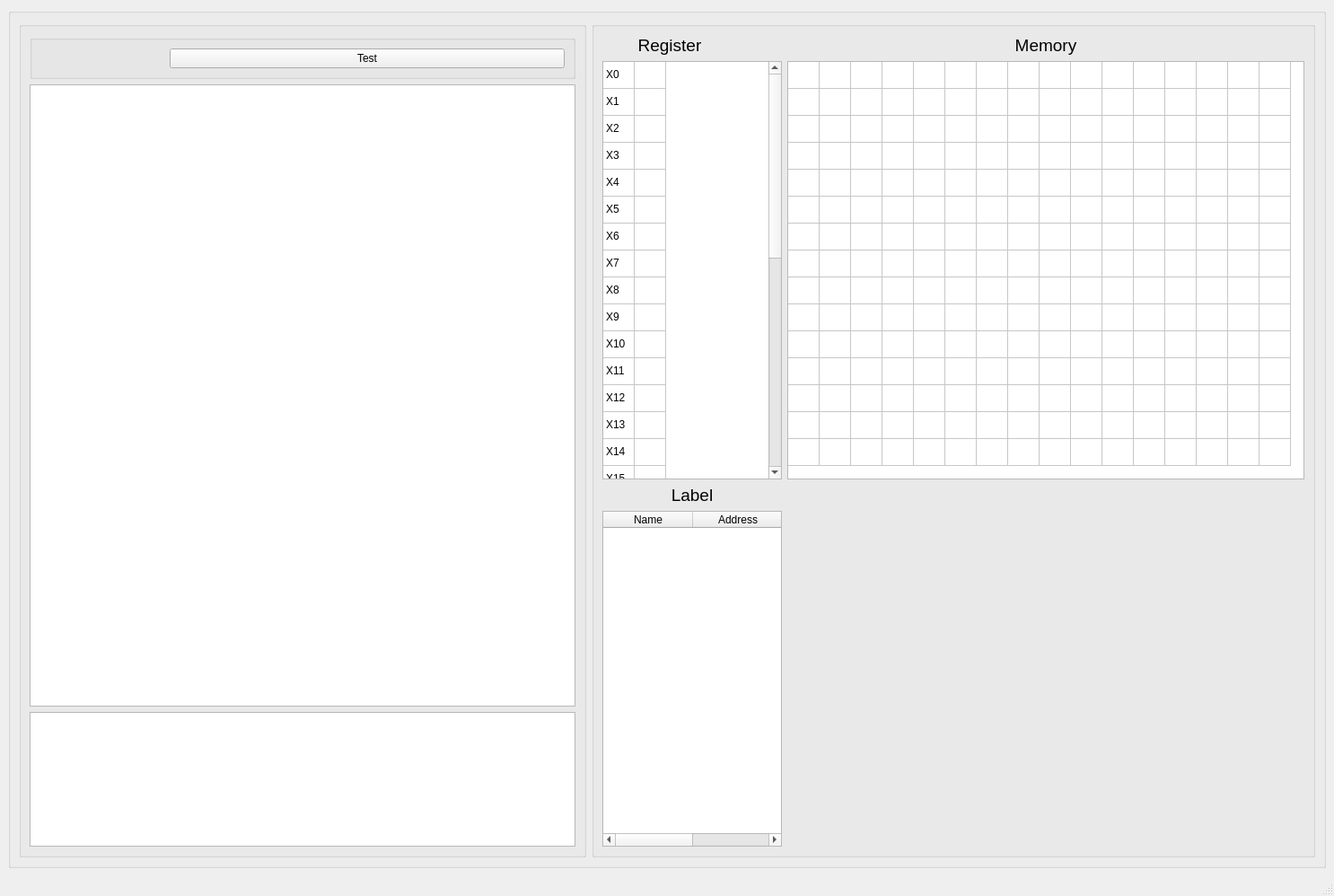
<?xml version="1.0" encoding="UTF-8"?>
<ui version="4.0">
 <class>MainWindow</class>
 <widget class="QMainWindow" name="MainWindow">
  <property name="geometry">
   <rect>
    <x>0</x>
    <y>0</y>
    <width>1486</width>
    <height>998</height>
   </rect>
  </property>
  <property name="windowTitle">
   <string>MainWindow</string>
  </property>
  <widget class="QWidget" name="centralwidget">
   <layout class="QGridLayout" name="gridLayout">
    <item row="0" column="0">
     <widget class="QGroupBox" name="groupBox">
      <property name="minimumSize">
       <size>
        <width>1261</width>
        <height>611</height>
       </size>
      </property>
      <property name="title">
       <string/>
      </property>
      <layout class="QGridLayout" name="gridLayout_2">
       <item row="0" column="0">
        <widget class="QGroupBox" name="groupBox_4">
         <property name="title">
          <string/>
         </property>
         <layout class="QGridLayout" name="gridLayout_4">
          <item row="2" column="0">
           <widget class="QTextEdit" name="console">
            <property name="maximumSize">
             <size>
              <width>16777215</width>
              <height>150</height>
             </size>
            </property>
            <property name="readOnly">
             <bool>true</bool>
            </property>
           </widget>
          </item>
          <item row="1" column="0">
           <widget class="CodeEditor" name="codeText">
            <property name="plainText">
             <string/>
            </property>
           </widget>
          </item>
          <item row="0" column="0">
           <widget class="QGroupBox" name="groupBox_2">
            <property name="title">
             <string/>
            </property>
            <layout class="QGridLayout" name="gridLayout_5">
             <item row="0" column="1">
              <widget class="QPushButton" name="assembleButton">
               <property name="maximumSize">
                <size>
                 <width>30</width>
                 <height>30</height>
                </size>
               </property>
               <property name="cursor">
                <cursorShape>PointingHandCursor</cursorShape>
               </property>
               <property name="styleSheet">
                <string notr="true">#assembleButton {
background-color: transparent;
border-image: url(:assemble.png);
background: none;
border: none;
background-repeat: none;
}
#assembleButton:hover { 
	background-color:  yellow;
	
 }</string>
               </property>
               <property name="text">
                <string/>
               </property>
              </widget>
             </item>
             <item row="0" column="3">
              <widget class="QPushButton" name="resetButton">
               <property name="maximumSize">
                <size>
                 <width>30</width>
                 <height>30</height>
                </size>
               </property>
               <property name="cursor">
                <cursorShape>PointingHandCursor</cursorShape>
               </property>
               <property name="mouseTracking">
                <bool>false</bool>
               </property>
               <property name="tabletTracking">
                <bool>false</bool>
               </property>
               <property name="styleSheet">
                <string notr="true">#resetButton {
background-color: transparent;
border-image: url(:reset.png);
background: none;
border: none;
background-repeat: none;
}

#resetButton:hover { 
	background-color:  yellow;
	
 }
</string>
               </property>
               <property name="text">
                <string/>
               </property>
               <property name="flat">
                <bool>false</bool>
               </property>
              </widget>
             </item>
             <item row="0" column="2">
              <widget class="QPushButton" name="stepButton">
               <property name="maximumSize">
                <size>
                 <width>30</width>
                 <height>30</height>
                </size>
               </property>
               <property name="cursor">
                <cursorShape>PointingHandCursor</cursorShape>
               </property>
               <property name="styleSheet">
                <string notr="true">#stepButton {
background-color: transparent;
border-image: url(:runStep.png);
background: none;
border: none;
background-repeat: none;
}
#stepButton:hover { 
	background-color:  yellow;
 }</string>
               </property>
               <property name="text">
                <string/>
               </property>
              </widget>
             </item>
             <item row="0" column="4">
              <widget class="QPushButton" name="testButton">
               <property name="text">
                <string>Test</string>
               </property>
              </widget>
             </item>
             <item row="0" column="0">
              <widget class="QPushButton" name="RunAll">
               <property name="maximumSize">
                <size>
                 <width>30</width>
                 <height>30</height>
                </size>
               </property>
               <property name="cursor">
                <cursorShape>PointingHandCursor</cursorShape>
               </property>
               <property name="styleSheet">
                <string notr="true">#RunAll {
background-color: transparent;
border-image: url(:runAll.png);
background: none;
border: none;
background-repeat: none;
}
#RunAll:hover { 
	background-color:  yellow;
	
 }</string>
               </property>
               <property name="text">
                <string/>
               </property>
              </widget>
             </item>
            </layout>
           </widget>
          </item>
         </layout>
        </widget>
       </item>
       <item row="0" column="1">
        <widget class="QGroupBox" name="groupBox_3">
         <property name="title">
          <string/>
         </property>
         <layout class="QGridLayout" name="gridLayout_3">
          <item row="2" column="1" colspan="2">
           <widget class="QTableWidget" name="tableWidget_2">
            <property name="sizePolicy">
             <sizepolicy hsizetype="Expanding" vsizetype="Expanding">
              <horstretch>0</horstretch>
              <verstretch>0</verstretch>
             </sizepolicy>
            </property>
            <property name="minimumSize">
             <size>
              <width>351</width>
              <height>0</height>
             </size>
            </property>
            <property name="font">
             <font>
              <pointsize>9</pointsize>
             </font>
            </property>
            <property name="sizeAdjustPolicy">
             <enum>QAbstractScrollArea::AdjustToContents</enum>
            </property>
            <property name="autoScrollMargin">
             <number>16</number>
            </property>
            <property name="editTriggers">
             <set>QAbstractItemView::NoEditTriggers</set>
            </property>
            <property name="showGrid">
             <bool>true</bool>
            </property>
            <property name="rowCount">
             <number>15</number>
            </property>
            <property name="columnCount">
             <number>16</number>
            </property>
            <attribute name="horizontalHeaderVisible">
             <bool>false</bool>
            </attribute>
            <attribute name="horizontalHeaderMinimumSectionSize">
             <number>10</number>
            </attribute>
            <attribute name="horizontalHeaderDefaultSectionSize">
             <number>35</number>
            </attribute>
            <attribute name="verticalHeaderVisible">
             <bool>false</bool>
            </attribute>
            <attribute name="verticalHeaderMinimumSectionSize">
             <number>15</number>
            </attribute>
            <attribute name="verticalHeaderDefaultSectionSize">
             <number>30</number>
            </attribute>
            <attribute name="verticalHeaderHighlightSections">
             <bool>true</bool>
            </attribute>
            <row/>
            <row/>
            <row/>
            <row/>
            <row/>
            <row/>
            <row/>
            <row/>
            <row/>
            <row/>
            <row/>
            <row/>
            <row/>
            <row/>
            <row/>
            <column>
             <property name="text">
              <string/>
             </property>
             <property name="font">
              <font>
               <pointsize>14</pointsize>
              </font>
             </property>
             <property name="textAlignment">
              <set>AlignCenter</set>
             </property>
            </column>
            <column/>
            <column/>
            <column/>
            <column/>
            <column/>
            <column/>
            <column/>
            <column/>
            <column/>
            <column/>
            <column/>
            <column/>
            <column/>
            <column/>
            <column/>
            <item row="0" column="0">
             <property name="text">
              <string/>
             </property>
            </item>
           </widget>
          </item>
          <item row="5" column="0">
           <widget class="QTableWidget" name="labelTable">
            <property name="maximumSize">
             <size>
              <width>200</width>
              <height>16777215</height>
             </size>
            </property>
            <property name="editTriggers">
             <set>QAbstractItemView::NoEditTriggers</set>
            </property>
            <property name="rowCount">
             <number>0</number>
            </property>
            <attribute name="verticalHeaderVisible">
             <bool>false</bool>
            </attribute>
            <column>
             <property name="text">
              <string>Name</string>
             </property>
            </column>
            <column>
             <property name="text">
              <string>Address</string>
             </property>
            </column>
           </widget>
          </item>
          <item row="2" column="0">
           <widget class="QTableWidget" name="tableWidget">
            <property name="maximumSize">
             <size>
              <width>200</width>
              <height>16777215</height>
             </size>
            </property>
            <property name="cursor" stdset="0">
             <cursorShape>ArrowCursor</cursorShape>
            </property>
            <property name="editTriggers">
             <set>QAbstractItemView::NoEditTriggers</set>
            </property>
            <property name="showGrid">
             <bool>true</bool>
            </property>
            <property name="gridStyle">
             <enum>Qt::SolidLine</enum>
            </property>
            <property name="wordWrap">
             <bool>true</bool>
            </property>
            <property name="cornerButtonEnabled">
             <bool>true</bool>
            </property>
            <property name="rowCount">
             <number>32</number>
            </property>
            <attribute name="horizontalHeaderVisible">
             <bool>false</bool>
            </attribute>
            <attribute name="horizontalHeaderMinimumSectionSize">
             <number>10</number>
            </attribute>
            <attribute name="horizontalHeaderDefaultSectionSize">
             <number>35</number>
            </attribute>
            <attribute name="verticalHeaderVisible">
             <bool>false</bool>
            </attribute>
            <attribute name="verticalHeaderDefaultSectionSize">
             <number>30</number>
            </attribute>
            <row/>
            <row/>
            <row/>
            <row/>
            <row/>
            <row/>
            <row/>
            <row/>
            <row/>
            <row/>
            <row/>
            <row/>
            <row/>
            <row/>
            <row/>
            <row/>
            <row/>
            <row/>
            <row/>
            <row/>
            <row/>
            <row/>
            <row/>
            <row/>
            <row/>
            <row/>
            <row/>
            <row/>
            <row/>
            <row/>
            <row/>
            <row/>
            <column>
             <property name="text">
              <string>Name</string>
             </property>
             <property name="font">
              <font>
               <pointsize>8</pointsize>
              </font>
             </property>
            </column>
            <column>
             <property name="text">
              <string>Values</string>
             </property>
            </column>
            <item row="0" column="0">
             <property name="text">
              <string>X0</string>
             </property>
             <property name="whatsThis">
              <string/>
             </property>
             <property name="font">
              <font>
               <weight>50</weight>
               <bold>false</bold>
               <stylestrategy>PreferAntialias</stylestrategy>
               <kerning>true</kerning>
              </font>
             </property>
            </item>
            <item row="1" column="0">
             <property name="text">
              <string>X1</string>
             </property>
             <property name="font">
              <font>
               <weight>50</weight>
               <bold>false</bold>
              </font>
             </property>
            </item>
            <item row="2" column="0">
             <property name="text">
              <string>X2</string>
             </property>
             <property name="font">
              <font>
               <weight>50</weight>
               <bold>false</bold>
              </font>
             </property>
            </item>
            <item row="2" column="1">
             <property name="text">
              <string/>
             </property>
            </item>
            <item row="3" column="0">
             <property name="text">
              <string>X3</string>
             </property>
             <property name="font">
              <font>
               <weight>50</weight>
               <bold>false</bold>
              </font>
             </property>
            </item>
            <item row="4" column="0">
             <property name="text">
              <string>X4</string>
             </property>
             <property name="font">
              <font>
               <weight>50</weight>
               <bold>false</bold>
              </font>
             </property>
            </item>
            <item row="5" column="0">
             <property name="text">
              <string>X5</string>
             </property>
             <property name="font">
              <font>
               <weight>50</weight>
               <bold>false</bold>
              </font>
             </property>
            </item>
            <item row="6" column="0">
             <property name="text">
              <string>X6</string>
             </property>
             <property name="font">
              <font>
               <weight>50</weight>
               <bold>false</bold>
              </font>
             </property>
            </item>
            <item row="7" column="0">
             <property name="text">
              <string>X7</string>
             </property>
             <property name="font">
              <font>
               <weight>50</weight>
               <bold>false</bold>
              </font>
             </property>
            </item>
            <item row="8" column="0">
             <property name="text">
              <string>X8</string>
             </property>
             <property name="font">
              <font>
               <weight>50</weight>
               <bold>false</bold>
              </font>
             </property>
            </item>
            <item row="9" column="0">
             <property name="text">
              <string>X9</string>
             </property>
             <property name="font">
              <font>
               <weight>50</weight>
               <bold>false</bold>
              </font>
             </property>
            </item>
            <item row="10" column="0">
             <property name="text">
              <string>X10</string>
             </property>
             <property name="font">
              <font>
               <weight>50</weight>
               <bold>false</bold>
              </font>
             </property>
            </item>
            <item row="11" column="0">
             <property name="text">
              <string>X11</string>
             </property>
             <property name="font">
              <font>
               <weight>50</weight>
               <bold>false</bold>
              </font>
             </property>
            </item>
            <item row="12" column="0">
             <property name="text">
              <string>X12</string>
             </property>
             <property name="font">
              <font>
               <weight>50</weight>
               <bold>false</bold>
              </font>
             </property>
            </item>
            <item row="13" column="0">
             <property name="text">
              <string>X13</string>
             </property>
             <property name="font">
              <font>
               <weight>50</weight>
               <bold>false</bold>
              </font>
             </property>
            </item>
            <item row="14" column="0">
             <property name="text">
              <string>X14</string>
             </property>
             <property name="font">
              <font>
               <weight>50</weight>
               <bold>false</bold>
              </font>
             </property>
            </item>
            <item row="15" column="0">
             <property name="text">
              <string>X15</string>
             </property>
             <property name="font">
              <font>
               <weight>50</weight>
               <bold>false</bold>
              </font>
             </property>
            </item>
            <item row="16" column="0">
             <property name="text">
              <string>X16</string>
             </property>
             <property name="font">
              <font>
               <weight>50</weight>
               <bold>false</bold>
              </font>
             </property>
            </item>
            <item row="17" column="0">
             <property name="text">
              <string>X17</string>
             </property>
             <property name="font">
              <font>
               <weight>50</weight>
               <bold>false</bold>
              </font>
             </property>
            </item>
            <item row="18" column="0">
             <property name="text">
              <string>X18</string>
             </property>
             <property name="font">
              <font>
               <weight>50</weight>
               <bold>false</bold>
              </font>
             </property>
            </item>
            <item row="19" column="0">
             <property name="text">
              <string>X19</string>
             </property>
             <property name="font">
              <font>
               <weight>50</weight>
               <bold>false</bold>
              </font>
             </property>
            </item>
            <item row="20" column="0">
             <property name="text">
              <string>X20</string>
             </property>
             <property name="font">
              <font>
               <weight>50</weight>
               <bold>false</bold>
              </font>
             </property>
            </item>
            <item row="21" column="0">
             <property name="text">
              <string>X21</string>
             </property>
             <property name="font">
              <font>
               <weight>50</weight>
               <bold>false</bold>
              </font>
             </property>
            </item>
            <item row="22" column="0">
             <property name="text">
              <string>X22</string>
             </property>
             <property name="font">
              <font>
               <weight>50</weight>
               <bold>false</bold>
              </font>
             </property>
            </item>
            <item row="23" column="0">
             <property name="text">
              <string>X23</string>
             </property>
             <property name="font">
              <font>
               <weight>50</weight>
               <bold>false</bold>
              </font>
             </property>
            </item>
            <item row="24" column="0">
             <property name="text">
              <string>X24</string>
             </property>
             <property name="font">
              <font>
               <weight>50</weight>
               <bold>false</bold>
              </font>
             </property>
            </item>
            <item row="25" column="0">
             <property name="text">
              <string>X25</string>
             </property>
             <property name="font">
              <font>
               <weight>50</weight>
               <bold>false</bold>
              </font>
             </property>
            </item>
            <item row="26" column="0">
             <property name="text">
              <string>X26</string>
             </property>
             <property name="font">
              <font>
               <weight>50</weight>
               <bold>false</bold>
              </font>
             </property>
            </item>
            <item row="27" column="0">
             <property name="text">
              <string>X27</string>
             </property>
             <property name="font">
              <font>
               <weight>50</weight>
               <bold>false</bold>
              </font>
             </property>
            </item>
            <item row="28" column="0">
             <property name="text">
              <string>SP</string>
             </property>
             <property name="font">
              <font>
               <weight>50</weight>
               <bold>false</bold>
              </font>
             </property>
            </item>
            <item row="29" column="0">
             <property name="text">
              <string>FP</string>
             </property>
             <property name="font">
              <font>
               <weight>50</weight>
               <bold>false</bold>
              </font>
             </property>
            </item>
            <item row="30" column="0">
             <property name="text">
              <string>LR</string>
             </property>
             <property name="font">
              <font>
               <weight>50</weight>
               <bold>false</bold>
              </font>
             </property>
            </item>
            <item row="31" column="0">
             <property name="text">
              <string>XZR</string>
             </property>
             <property name="font">
              <font>
               <weight>50</weight>
               <bold>false</bold>
              </font>
             </property>
            </item>
           </widget>
          </item>
          <item row="3" column="0">
           <widget class="QLabel" name="label_3">
            <property name="text">
             <string>&lt;html&gt;&lt;head/&gt;&lt;body&gt;&lt;p align=&quot;center&quot;&gt;&lt;span style=&quot; font-size:14pt;&quot;&gt;Label&lt;/span&gt;&lt;/p&gt;&lt;/body&gt;&lt;/html&gt;</string>
            </property>
           </widget>
          </item>
          <item row="0" column="1" colspan="2">
           <widget class="QLabel" name="label_2">
            <property name="text">
             <string>&lt;html&gt;&lt;head/&gt;&lt;body&gt;&lt;p align=&quot;center&quot;&gt;&lt;span style=&quot; font-size:14pt;&quot;&gt;Memory&lt;/span&gt;&lt;/p&gt;&lt;/body&gt;&lt;/html&gt;</string>
            </property>
           </widget>
          </item>
          <item row="0" column="0">
           <widget class="QLabel" name="label">
            <property name="maximumSize">
             <size>
              <width>150</width>
              <height>16777215</height>
             </size>
            </property>
            <property name="text">
             <string>&lt;html&gt;&lt;head/&gt;&lt;body&gt;&lt;p align=&quot;center&quot;&gt;&lt;span style=&quot; font-size:14pt;&quot;&gt;Register&lt;/span&gt;&lt;/p&gt;&lt;/body&gt;&lt;/html&gt;</string>
            </property>
           </widget>
          </item>
         </layout>
        </widget>
       </item>
      </layout>
     </widget>
    </item>
   </layout>
  </widget>
  <widget class="QMenuBar" name="menubar">
   <property name="geometry">
    <rect>
     <x>0</x>
     <y>0</y>
     <width>1486</width>
     <height>20</height>
    </rect>
   </property>
  </widget>
  <widget class="QStatusBar" name="statusbar"/>
 </widget>
 <customwidgets>
  <customwidget>
   <class>CodeEditor</class>
   <extends>QPlainTextEdit</extends>
   <header location="global">codeeditor.h</header>
  </customwidget>
 </customwidgets>
 <resources/>
 <connections/>
</ui>
